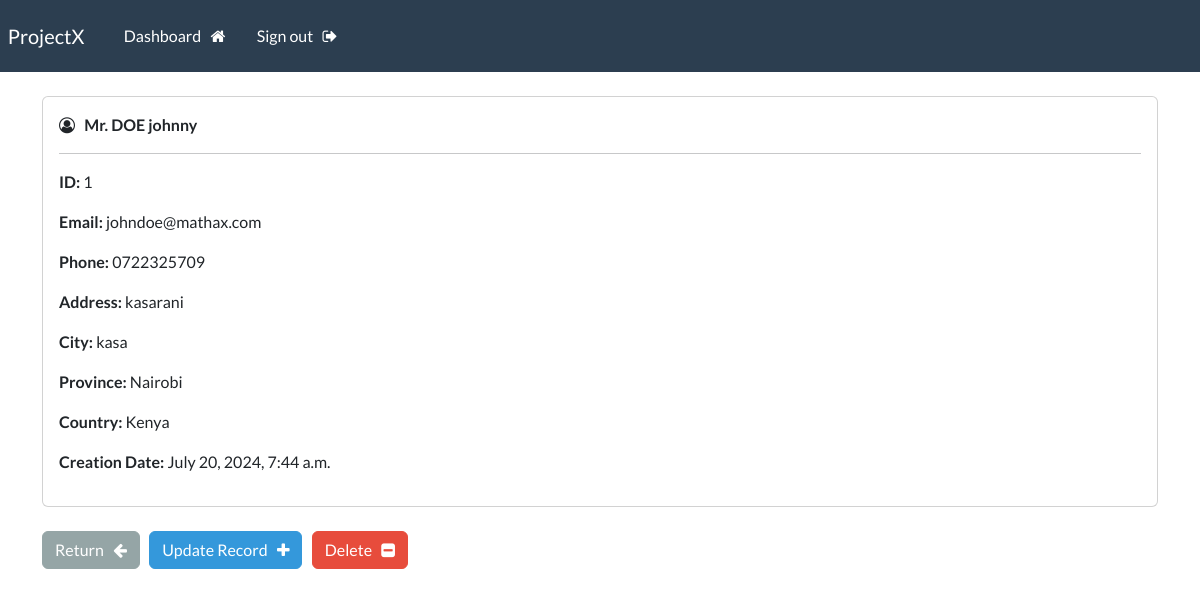
The page /record/1 (signed in) on the database its author committed.
### webapp/models.py (models this page shows, shortened)
class Record(models.Model): # an id is normally added by django
    creation_date = models.DateTimeField(auto_now_add=True)
    first_name = models.CharField(max_length=100)
    last_name = models.CharField(max_length=100)
    email = models.CharField(max_length=255)
    phone = models.CharField(max_length=20)
    address = models.CharField(max_length=300)
    city = models.CharField(max_length=255)
    province = models.CharField(max_length=200)
    country = models.CharField(max_length=125)

### webapp/views.py (the view)
# urls.py: path('record/<int:pk>', views.singular_record, name="record"),
@login_required(login_url='my-login')
def singular_record(request, pk):
    record = Record.objects.get(id=pk)
    context = {'record': record}
    return render(request, 'webapp/view-record.html', context=context)

### webapp/templates/webapp/view-record.html (shortened to what this page needs)
{% extends 'webapp/base.html' %}
{% block content %}
 <div class='card'>
    <div class='card-body'>
        <i class="fa fa-user-circle-o" aria-hidden="true"></i>
    <strong> Mr.
        {{record.last_name|upper}}
        {{record.first_name}}
    </strong>
    <hr>
        <p><strong>ID: </strong> {{record.id}} </p>
        <p><strong>Email: </strong> {{record.email}} </p>
        <p><strong>Phone: </strong> {{record.phone}} </p>
        <p><strong>Address: </strong> {{record.address}} </p>
        <p><strong>City: </strong> {{record.city}} </p>
        <p><strong>Province: </strong> {{record.province}} </p>
        <p><strong>Country: </strong> {{record.country}} </p>
        <p><strong>Creation Date: </strong> {{record.creation_date}} </p>
    </div>
 </div>
 <br>
 <a href="{% url 'dashboard' %}" class="btn btn-secondary">Return &nbsp; <i class="fa fa-arrow-left" aria-hidden="true"></i>
 </a>
 <a href="{% url 'update-record' record.id %}" class="btn btn-info">Update Record &nbsp; <i class="fa fa-plus" aria-hidden="true"></i>
 </a>
 <a href="{% url 'delete-record' record.id %}" class="btn btn-danger">Delete &nbsp; <i class="fa fa-minus-square" aria-hidden="true"></i>
 </a>
{% endblock %}

### rows shown on the page
Record: last_name "DOE", first_name "johnny", id "1", email "johndoe@mathax.com", phone "0722325709", address "kasarani", city "kasa", province "Nairobi", country "Kenya", creation_date "July 20, 2024, 7:44 a.m."
